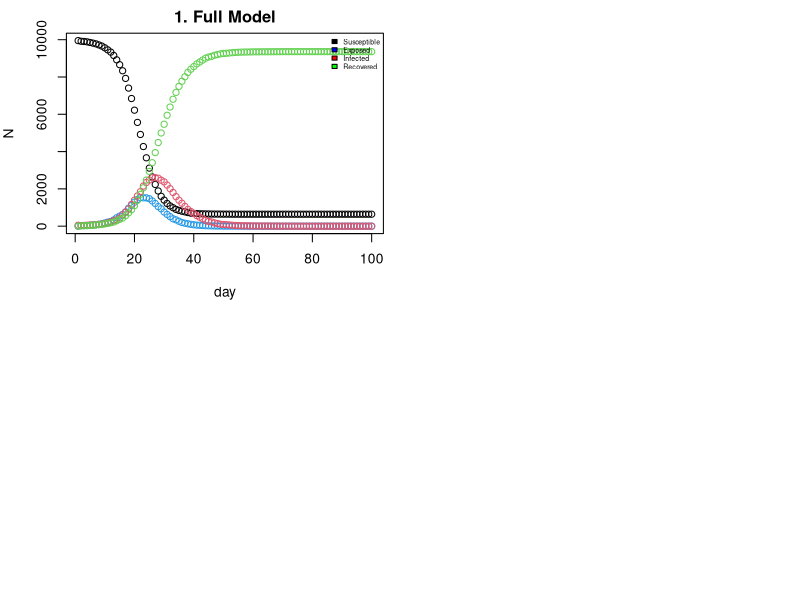

Generate this figure with R: (Note: a time limit stopped this script after it produced the figure.)
## GENERAL DESCRIPTION


################################################################################
######### ------- START OF MODEL SETUP AND POPULATION GENERATION ------- #########
################################################################################

# This section defines the global parameters for the model and generates the
# base population, assigning each of the 'n' individuals to a household.


n <- 10000
people <- 1:n
h_max <- 5

set.seed(13)

#### Putting people in households
h <- rep(1:n, sample(1:h_max, n, replace = TRUE))[1:n] 

links <- cbind(person=people, household=h)

beta <- runif(n,0,1)

get.net <- function(beta, h, nc=15) {
  n <- length(h)
  b_bar <- sum(beta)/length(beta) 
  conns_init <- vector("list", n)
  conns <- vector(mode="list", length=n)
  for (i in 1:n) {
    if (i < n) {
      b <- rbinom(n-i, 1, nc*beta[i]*beta[(i+1):n]/(b_bar^2*(n-1)) )
      conns_init[[i]] <- which(b==1) + i 
    }
  }
  
  # <-- FIX IS HERE: Changed lapply to sapply
  pairs <- cbind(rep(1:n, sapply(conns_init, length)), unlist(conns_init)) 
  
  if (nrow(pairs) > 0) {
    pairs <- pairs[h[pairs[,1]] != h[pairs[,2]], , drop = FALSE] 
    
    if(nrow(pairs) > 0) {
      for (i in 1:nrow(pairs)){
        conns[[pairs[i,1]]] <- append(conns[[pairs[i,1]]],  pairs[i,2] )
        conns[[pairs[i,2]]] <- append(conns[[pairs[i,2]]],  pairs[i,1] )
      }
    }
  }
  
  return(conns)
}


# alink <- get.net(beta,h)


######## EVEN FASTER ##############
nseir <- function(beta, h, alink, 
                  alpha=c(0.1, 0.01, 0.01), 
                  delta=.2, 
                  gamma=.4, 
                  nc=15, nt=100, pinf=.005) {
  
  n <- length(beta)
  x <- rep(0,n)  
  num_to_infect <- max(1, round(pinf*n))
  x[sample(1:n, num_to_infect)] <- 2 
  
  hh_index_list <- split(1:n, h) 
  hh_infect <- vector(mode = "list", length = n)
  for (i in 1:n) {
    hh_infect[[i]] <- setdiff(hh_index_list[[h[i]]], i)
  }
  
  b_bar <- sum(beta)/n
  
  t <- S <- E <- I <- R <- rep(0, nt)
  t[1] <- 1
  S[1] <- n - num_to_infect
  I[1] <- num_to_infect
  
  for(i in 2:nt) {
    
    u <- runif(n) 
    
    infected_indices <- which(x == 2)
    n_infected <- length(infected_indices)
    
    if (n_infected > 0) {
      
      #maybe faster?
      # how many people are infected within each household
      hh_infected_counts <- tabulate(h[infected_indices], nbins = max(h))
      # who got infected (household)
      infected_hh <- which(hh_infected_counts > 0)
      hh_probs <- 1 - (1-alpha[1])^hh_infected_counts[infected_hh]
      hh_exposed <- unlist(
        Map(function(hh, prob) {
          hh_members <- hh_infect[[hh]]
          sus <- hh_members[x[hh_members] == 0]
          sus[u[sus] < prob]
        }, hh = infected_hh, prob = hh_probs)
      )
      
      # maybe faster?
      # how many people are infected within each network
      net_infected_counts <- mapply(function(lst, index) {
        ifelse(index %in% infected_indices, 
               sum(!(lst %in% which(x == 0))) + 1, 0)
      }, alink, seq_along(alink))
      # who got infected (network)
      infected_net <- which(net_infected_counts > 0)
      net_probs <- 1 - (1-alpha[2])^net_infected_counts[infected_net]
      net_exposed <- unlist(
        Map(function(net, prob) {
          net_members <- alink[[net]]
          sus <- net_members[x[net_members] == 0]
          sus[u[sus] < prob]
        }, net = infected_net, prob = net_probs)
      )
      
      # maybe faster? also more correct probabilities
      # who got infected (mixing)
      v_probs <- c()
      v_mix_id <- c()
      mix_exposed <- c()
      # randomly connect infected people to nc people
      for (infected in infected_indices) {
        infect_interact_rand <- unique(sample((1:n)[-infected], nc, 
                                                replace = TRUE))
        mix_probs <- beta[infected]*beta[infect_interact_rand]/(b_bar^2)
        # store those nc people
        v_mix_id <- c(v_mix_id, infect_interact_rand)
        # store their corresponding interaction probs with infecteds
        v_probs <- c(v_probs, mix_probs)
      }
      # for each of those nc people, get their corresponding probs
      for (id in unique(v_mix_id)) {
        id_mix_prob <- v_probs[v_mix_id == id]
        # calculate prob of infection from at least one of their infected contacts
        prob_infected <- 1 - prod(1-alpha[3]*id_mix_prob)
        
        exposed <- x[id] == 0 & u[id] < prob_infected
        mix_exposed <- c(mix_exposed, id[exposed])
      }
    
    }
    
    
    x[x == 2 & u < delta] <- 3
    x[x == 1 & u < gamma] <- 2
    
    newly_exposed <- integer(0)
    
    if (length(infected_indices) > 0) {
      
      newly_exposed <- unique(c(hh_exposed, net_exposed, mix_exposed))
      
    }
    
    x[newly_exposed] <- 1
    
    S[i] <- sum(x == 0)
    E[i] <- sum(x == 1)
    I[i] <- sum(x == 2)
    R[i] <- sum(x == 3)
    t[i] <- i
    
  }
  return(list(t = t, S = S, E = E, I = I, R = R))
}



# plotting
epi_plot <- function(beta, h, alink, 
                     alpha = c(0.1, 0.01, 0.01),
                     delta = 0.2,
                     gamma = 0.4,
                     nc = 15, nt = 100, pinf = 0.005,
                     title = "SEIR Dynamics") {
  
  epi <- nseir(beta, h, alink, alpha, delta, gamma, nc, nt, pinf)
  
  plot(x = epi$t, y = epi$S, 
       ylim = c(0, max(epi$S)), 
       xlab = "day", ylab = "N", 
       main = title
       #pch = 1
       )
  points(epi$E, col = 4)
  points(epi$I, col = 2)
  points(epi$R, col = 3)
  
  legend(x = "topright", 
         legend = c("Susceptible", "Exposed",
                    "Infected", "Recovered"),
         fill = c("black", "blue",
                  "red", "green"),
         bty = "n",
         #pch = c(1, 0,
         #       2, 3),
         cex = 0.5)
  
}


##q5

par(mfrow = c(2, 2), mar = c(4, 4, 2, 1)) #2x2 grid, mar allows good spacing

adjacencyList_variable_beta <- get.net(beta, h)

#scenario 1: full model with default parameters
epi_plot(beta, h, adjacencyList_variable_beta, title = "1. Full Model")


#scenario 2: random mixing only
epi_plot(beta, h, adjacencyList_variable_beta, alpha = c(0, 0, 0.04),
         title = "2. Random Mixing Only")

#scenario 3: full model with constant beta value
beta_const <- rep(mean(beta), n)
adjacencyList_constant_beta <- get.net(beta_const, h)
epi_plot(beta_const, h, adjacencyList_constant_beta, 
         title = "3. Full Model + Constant Beta Value")

#scenario 4: random mixing with constant beta
epi_plot(beta_const, h, adjacencyList_constant_beta, alpha = c(0, 0, 0.04),
         title = "4. Random Mixing + Constant Beta Value")

par(mfrow = c(1, 1))
